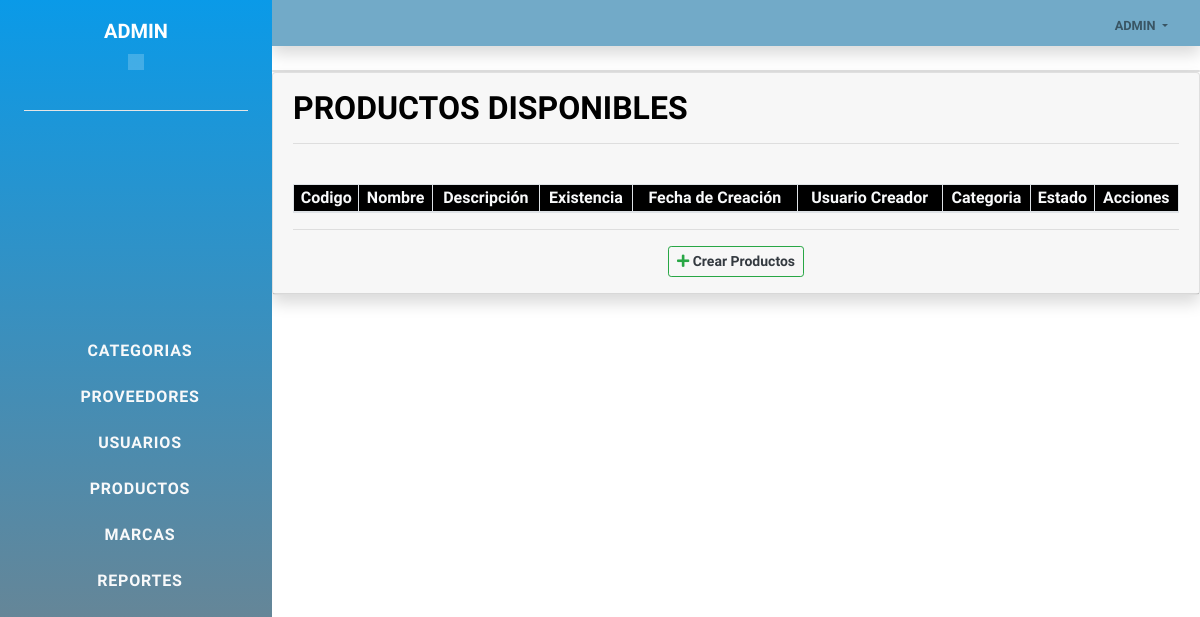
Page /codigo/pre_consultar_productos.php (signed in) on the earlier database version.
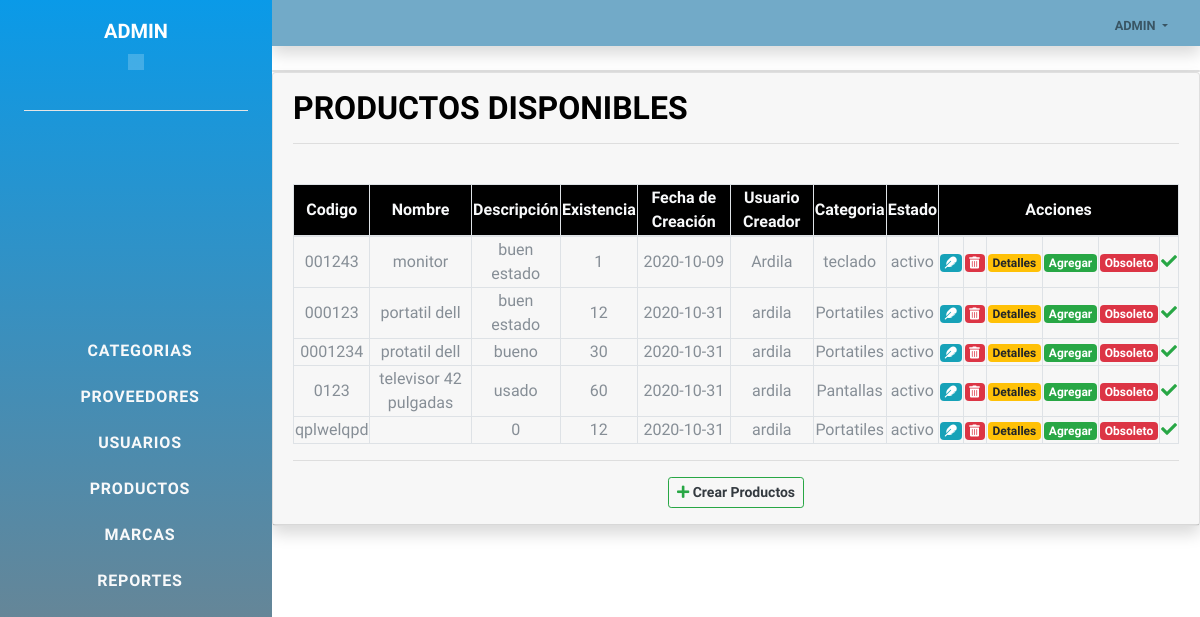
Same page on the later database version.
### tables this page shows
CREATE TABLE IF NOT EXISTS `productos` (
  `id_product` int(5) NOT NULL AUTO_INCREMENT,
  `codigo` varchar(15) NOT NULL,
  `codigo_barra` varchar(40) DEFAULT NULL,
  `nombre` varchar(50) NOT NULL,
  `descripcion` varchar(100) NOT NULL,
  `existencia` varchar(5) NOT NULL,
  `fecha_modificacion` date DEFAULT NULL,
  `fecha_creacion` date NOT NULL,
  `usuario_creacion` varchar(20) NOT NULL,
  `usuario_modificacion` varchar(20) DEFAULT NULL,
  `fk_id_estado` varchar(4) NOT NULL,
  `fk_id_categoria` varchar(4) NOT NULL,
  `fk_id_proveedor` varchar(4) NOT NULL,
  `fk_id_marca` varchar(4) NOT NULL,
  PRIMARY KEY (`id_product`)
);

CREATE TABLE IF NOT EXISTS `categorias` (
  `id_categorias` int(5) NOT NULL AUTO_INCREMENT,
  `codigo_categoria` varchar(15) NOT NULL,
  `fecha_creacion` date NOT NULL,
  `fecha_modificacion` date DEFAULT NULL,
  `usuario_modificacion` varchar(10) NOT NULL,
  `cat_descripcion` varchar(100) NOT NULL,
  `usuario_creacion` varchar(10) NOT NULL,
  `fk_id_estado` varchar(5) NOT NULL,
  PRIMARY KEY (`id_categorias`)
);

CREATE TABLE IF NOT EXISTS `estados` (
  `id_estado` int(5) NOT NULL AUTO_INCREMENT,
  `nombre_estado` varchar(20) NOT NULL,
  PRIMARY KEY (`id_estado`)
);

### codigo/pre_consultar_productos.php (the view, shortened to what this page needs)
<!DOCTYPE html>
<html lang="en">
<head>
    <link href="../vendor/bootstrap/css/bootstrap.min.css" rel="stylesheet">
<link href="../vendor/fontawesome-free/css/all.min.css" rel="stylesheet">
<link href="https://unpkg.com/ionicons@4.5.10-0/dist/css/ionicons.min.css" rel="stylesheet">
<link href="../css/resume.min.css" rel="stylesheet">
</head>
<body >
    <?php
      include("../menu_admin/columna.php");
    ?>
<?php
include("../menu_admin/banner.php");
?>
<div class="card">
</div>
    <div class="card shadow mb-4">
            <div class="card-header py-3">
                    <h3 class="m-0 font-weight-bold" style="color: black;">Productos Disponibles</h3>
                    <hr>
                    <br>
    <table class=" table-ligth table-hover table-bordered " width="100%" >
<thead style="background-color: black;" class="text-light" >
    <tr align="center" >
        <th>Codigo</th>
        <th>Nombre</th>
        <th>Descripci&oacute;n</th>
        <th>Existencia</th>
        <th>Fecha de Creaci&oacute;n</th>
        <th>Usuario Creador</th>
        <th>Categoria</th>
        <th>Estado</th>
        <th colspan="6">Acciones</th>
    </tr>
</thead>
    <?php
    include("conexion.php");
    $consulta="SELECT P.codigo,P.nombre,P.descripcion,P.fecha_creacion,P.usuario_creacion,P.fk_id_categoria,
                      P.fk_id_estado,P.id_product,P.existencia,
                      C.id_categorias,C.cat_descripcion,
                      E.id_estado,E.nombre_estado
                      FROM productos P
                      INNER JOIN categorias C
                      ON P.fk_id_categoria = C.id_categorias
                      INNER JOIN estados E
                      ON P.fk_id_estado = E.id_estado";
    if(!$resultado=$db->query($consulta)){
    die('hay un error con la consulta o los datos no existen vuelve a comprobar !!![' . $db->error . ']');
    }
    while($fila=$resultado->fetch_assoc()){
        $bcodigo=stripslashes($fila['codigo']);
        $bnombre=stripslashes($fila['nombre']);
        $bdescripcion=stripslashes($fila['descripcion']);
        $bfecha_creacion=stripslashes($fila['fecha_creacion']);
        $busuario_creacion=stripslashes($fila['usuario_creacion']);
        $bfk_id_categoria=stripslashes($fila['cat_descripcion']);
        $bfk_id_estado=stripslashes($fila['nombre_estado']);
        $bid_product=stripslashes($fila['id_product']);
        $bexistencia=stripslashes($fila['existencia']);
        echo "<tbody align='center'>";
        echo "<tr>";
        echo "<td class='id_prod'>$bcodigo</td>";
        echo "<td>$bnombre</td>";
        echo "<td>$bdescripcion</td>";
        echo "<td>$bexistencia</td>";
        echo "<td>$bfecha_creacion</td>";
        echo "<td>$busuario_creacion</td>";
        echo "<td>$bfk_id_categoria</td>";
        echo "<td>$bfk_id_estado</td>";
        ?>
        <td>
            <a href="#" class="badge badge-info act_btn" prod="<?php echo $bid_product; ?>"><i class="fas fa-feather"></i></a>
        </td>
        <td>
            <a href="#" class="badge badge-danger delete_btn"><i class="fas fa-trash-alt"></i></a>
        </td>
        <td>
        <a href="#" class="badge badge-warning info_btn" prod="<?php echo $bid_product;?>">Detalles</a>
        </td>
        <td>
        <a href="#" class="badge badge-success add_btn" prod="<?php echo $bid_product;?>">Agregar</a>
        </td>
        <td>
        <a href="#" class="badge badge-danger obs_btn" prod="<?php echo $bid_product;?>">Obsoleto</a>
        </td>
        <?php
        if($bfk_id_estado=="activo"){
            echo "<td><a href='neg_cambiar_estado_prod.php?id=$bid_product'><i class='fas fa-check text-success'></i></a></td>";
        }
        echo "</tr>";
        echo "</tbody>";
    }
    ?>
 </table>
 <hr>
 <div align="center">
 <button type="submit" class="btn btn-outline-success btn-sm"><i class="fas fa-plus"></i><a href="pre_crear_productos.php" style="   text-decoration: none;">
   <span class="text-dark"> <b> Crear Productos</b></span></a></button>
 </div>
</div>
</div>
</body>
</html>

Differences in the rows shown:
added productos: codigo "001243", nombre "monitor", descripcion "buen estado", existencia "1", fecha_creacion "2020-10-09", usuario_creacion "Ardila", categorias.cat_descripcion "teclado", estados.nombre_estado "activo"
added productos: codigo "000123", nombre "portatil dell", descripcion "buen estado", existencia "12", fecha_creacion "2020-10-31", usuario_creacion "ardila", categorias.cat_descripcion "Portatiles", estados.nombre_estado "activo"
added productos: codigo "0001234", nombre "protatil dell", descripcion "bueno", existencia "30", fecha_creacion "2020-10-31", usuario_creacion "ardila", categorias.cat_descripcion "Portatiles", estados.nombre_estado "activo"
added productos: codigo "0123", nombre "televisor 42 pulgadas", descripcion "usado", existencia "60", fecha_creacion "2020-10-31", usuario_creacion "ardila", categorias.cat_descripcion "Pantallas", estados.nombre_estado "activo"
added productos: codigo "qplwelqpd", descripcion "0", existencia "12", fecha_creacion "2020-10-31", usuario_creacion "ardila", categorias.cat_descripcion "Portatiles", estados.nombre_estado "activo"
